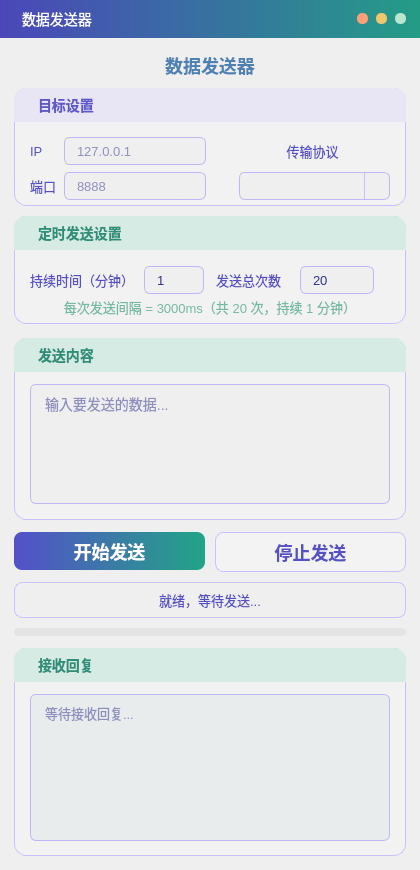
<?xml version="1.0" encoding="UTF-8"?>
<ui version="4.0">
 <class>DataSendServerClass</class>
 <widget class="QWidget" name="DataSendServerClass">
  <property name="geometry">
   <rect>
    <x>0</x>
    <y>0</y>
    <width>420</width>
    <height>870</height>
   </rect>
  </property>
  <property name="minimumSize">
   <size>
    <width>420</width>
    <height>870</height>
   </size>
  </property>
  <property name="maximumSize">
   <size>
    <width>420</width>
    <height>870</height>
   </size>
  </property>
  <property name="windowTitle">
   <string>数据发送器</string>
  </property>
  <property name="styleSheet">
   <string notr="true">QWidget#DataSendServerClass {
    background: #efefef;
    font-family: &quot;Microsoft YaHei&quot;, &quot;Segoe UI&quot;, sans-serif;
}

QFrame#frame_TitleBar {
    background: qlineargradient(x1:0, y1:0, x2:1, y2:0, stop:0 #4b47b9, stop:1 #249c86);
}

QLabel#label_TitleBarText {
    color: #ffffff;
    font-size: 14px;
    background: transparent;
}

QLabel#label_Title {
    color: #4e81b3;
    font-size: 18px;
    font-weight: 500;
    background: transparent;
}

QFrame#frame_Target,
QFrame#frame_Timer,
QFrame#frame_Send,
QFrame#frame_Reply {
    background: #f2f2f2;
    border: 1px solid #c8c0ff;
    border-radius: 12px;
}

QLabel#label_GroupTarget {
    background: #e8e5f5;
    color: #5f58cb;
    font-size: 14px;
    font-weight: 600;
    padding-left: 20px;
    border-top-left-radius: 12px;
    border-top-right-radius: 12px;
}

QLabel#label_GroupTimer,
QLabel#label_GroupSend,
QLabel#label_GroupReply {
    background: #d7ebe5;
    color: #2e8f79;
    font-size: 14px;
    font-weight: 600;
    padding-left: 20px;
    border-top-left-radius: 12px;
    border-top-right-radius: 12px;
}

QLabel#label,
QLabel#label_2,
QLabel#label_3,
QLabel#label_4,
QLabel#label_5 {
    color: #5550c5;
    font-size: 13px;
    background: transparent;
}

QLineEdit,
QSpinBox,
QComboBox,
QTextEdit {
    background: #efefef;
    color: #303090;
    border: 1px solid #bdb7f5;
    border-radius: 6px;
    padding: 4px 10px;
    font-size: 13px;
    selection-background-color: #d7ebe5;
}

QLineEdit:focus,
QSpinBox:focus,
QComboBox:focus,
QTextEdit:focus {
    border-color: #5f58cb;
}

QComboBox::drop-down {
    width: 24px;
    border-left: 1px solid #c8c0ff;
}

QComboBox QAbstractItemView {
    background: #ffffff;
    color: #303090;
    border: 1px solid #bdb7f5;
    selection-background-color: #d7ebe5;
}

QSpinBox::up-button,
QSpinBox::down-button {
    width: 18px;
    border: none;
    background: transparent;
}

QLabel#label_interval_hint {
    color: #74b9a4;
    font-size: 13px;
    background: transparent;
}

QTextEdit#text_send {
    font-size: 14px;
}

QTextEdit#textEdit_ReplyDisplay {
    background: #e9ecec;
    line-height: 150%;
}

QPushButton {
    border-radius: 8px;
    min-height: 38px;
    font-size: 18px;
    font-weight: 500;
}

QPushButton#pushButton_send {
    color: #ffffff;
    border: none;
    background: qlineargradient(x1:0, y1:0, x2:1, y2:0, stop:0 #5450c9, stop:1 #22a486);
}

QPushButton#pushButton_send:hover {
    background: qlineargradient(x1:0, y1:0, x2:1, y2:0, stop:0 #635ee0, stop:1 #28b997);
}

QPushButton#pushButton_stop {
    color: #5550c5;
    background: #f3f3f3;
    border: 1px solid #c8c0ff;
}

QPushButton#pushButton_stop:hover {
    background: #e8e5f5;
}

QPushButton:disabled {
    color: #9a98b8;
    background: #e6e6e6;
    border: 1px solid #d3d0ef;
}

QLabel#label_ErrorMessage {
    color: #5550c5;
    background: #efefef;
    border: 1px solid #c8c0ff;
    border-radius: 8px;
    padding: 8px 12px;
    font-size: 13px;
}

QProgressBar {
    background: #e4e4e4;
    border: none;
    border-radius: 4px;
    height: 8px;
}

QProgressBar::chunk {
    background: qlineargradient(x1:0, y1:0, x2:1, y2:0, stop:0 #544fc9, stop:1 #56d0b2);
    border-radius: 4px;
}</string>
  </property>
  <widget class="QFrame" name="frame_TitleBar">
   <property name="geometry">
    <rect>
     <x>0</x>
     <y>0</y>
     <width>420</width>
     <height>38</height>
    </rect>
   </property>
   <widget class="QLabel" name="label_TitleBarText">
    <property name="geometry">
     <rect>
      <x>22</x>
      <y>0</y>
      <width>180</width>
      <height>38</height>
     </rect>
    </property>
    <property name="text">
     <string>数据发送器</string>
    </property>
    <property name="alignment">
     <set>Qt::AlignLeading|Qt::AlignLeft|Qt::AlignVCenter</set>
    </property>
   </widget>
   <widget class="QLabel" name="label_Dot1">
    <property name="geometry">
     <rect>
      <x>357</x>
      <y>13</y>
      <width>11</width>
      <height>11</height>
     </rect>
    </property>
    <property name="styleSheet">
     <string notr="true">background: #ff9f75; border-radius: 5px;</string>
    </property>
    <property name="text">
     <string/>
    </property>
   </widget>
   <widget class="QLabel" name="label_Dot2">
    <property name="geometry">
     <rect>
      <x>376</x>
      <y>13</y>
      <width>11</width>
      <height>11</height>
     </rect>
    </property>
    <property name="styleSheet">
     <string notr="true">background: #f0c76d; border-radius: 5px;</string>
    </property>
    <property name="text">
     <string/>
    </property>
   </widget>
   <widget class="QLabel" name="label_Dot3">
    <property name="geometry">
     <rect>
      <x>395</x>
      <y>13</y>
      <width>11</width>
      <height>11</height>
     </rect>
    </property>
    <property name="styleSheet">
     <string notr="true">background: #b9e6cf; border-radius: 5px;</string>
    </property>
    <property name="text">
     <string/>
    </property>
   </widget>
  </widget>
  <widget class="QLabel" name="label_Title">
   <property name="geometry">
    <rect>
     <x>0</x>
     <y>54</y>
     <width>420</width>
     <height>22</height>
    </rect>
   </property>
   <property name="text">
    <string>数据发送器</string>
   </property>
   <property name="alignment">
    <set>Qt::AlignCenter</set>
   </property>
  </widget>
  <widget class="QFrame" name="frame_Target">
   <property name="geometry">
    <rect>
     <x>14</x>
     <y>88</y>
     <width>392</width>
     <height>118</height>
    </rect>
   </property>
   <widget class="QLabel" name="label_GroupTarget">
    <property name="geometry">
     <rect>
      <x>0</x>
      <y>0</y>
      <width>392</width>
      <height>34</height>
     </rect>
    </property>
    <property name="text">
     <string>目标设置</string>
    </property>
    <property name="alignment">
     <set>Qt::AlignLeading|Qt::AlignLeft|Qt::AlignVCenter</set>
    </property>
   </widget>
   <widget class="QLabel" name="label">
    <property name="geometry">
     <rect>
      <x>16</x>
      <y>49</y>
      <width>26</width>
      <height>28</height>
     </rect>
    </property>
    <property name="text">
     <string>IP</string>
    </property>
    <property name="alignment">
     <set>Qt::AlignLeading|Qt::AlignLeft|Qt::AlignVCenter</set>
    </property>
   </widget>
   <widget class="QLineEdit" name="lineEdit_IP">
    <property name="geometry">
     <rect>
      <x>50</x>
      <y>49</y>
      <width>142</width>
      <height>28</height>
     </rect>
    </property>
    <property name="placeholderText">
     <string>127.0.0.1</string>
    </property>
   </widget>
   <widget class="QLabel" name="label_3">
    <property name="geometry">
     <rect>
      <x>228</x>
      <y>49</y>
      <width>141</width>
      <height>28</height>
     </rect>
    </property>
    <property name="text">
     <string>传输协议</string>
    </property>
    <property name="alignment">
     <set>Qt::AlignCenter</set>
    </property>
   </widget>
   <widget class="QLabel" name="label_2">
    <property name="geometry">
     <rect>
      <x>16</x>
      <y>84</y>
      <width>34</width>
      <height>28</height>
     </rect>
    </property>
    <property name="text">
     <string>端口</string>
    </property>
    <property name="alignment">
     <set>Qt::AlignLeading|Qt::AlignLeft|Qt::AlignVCenter</set>
    </property>
   </widget>
   <widget class="QLineEdit" name="lineEdit_Port">
    <property name="geometry">
     <rect>
      <x>50</x>
      <y>84</y>
      <width>142</width>
      <height>28</height>
     </rect>
    </property>
    <property name="placeholderText">
     <string>8888</string>
    </property>
   </widget>
   <widget class="QComboBox" name="comboBox_protocol">
    <property name="geometry">
     <rect>
      <x>225</x>
      <y>84</y>
      <width>151</width>
      <height>28</height>
     </rect>
    </property>
   </widget>
  </widget>
  <widget class="QFrame" name="frame_Timer">
   <property name="geometry">
    <rect>
     <x>14</x>
     <y>216</y>
     <width>392</width>
     <height>108</height>
    </rect>
   </property>
   <widget class="QLabel" name="label_GroupTimer">
    <property name="geometry">
     <rect>
      <x>0</x>
      <y>0</y>
      <width>392</width>
      <height>34</height>
     </rect>
    </property>
    <property name="text">
     <string>定时发送设置</string>
    </property>
    <property name="alignment">
     <set>Qt::AlignLeading|Qt::AlignLeft|Qt::AlignVCenter</set>
    </property>
   </widget>
   <widget class="QLabel" name="label_4">
    <property name="geometry">
     <rect>
      <x>16</x>
      <y>50</y>
      <width>112</width>
      <height>28</height>
     </rect>
    </property>
    <property name="text">
     <string>持续时间（分钟）</string>
    </property>
    <property name="alignment">
     <set>Qt::AlignLeading|Qt::AlignLeft|Qt::AlignVCenter</set>
    </property>
   </widget>
   <widget class="QSpinBox" name="spinBox_duration">
    <property name="geometry">
     <rect>
      <x>130</x>
      <y>50</y>
      <width>60</width>
      <height>28</height>
     </rect>
    </property>
    <property name="minimum">
     <number>1</number>
    </property>
    <property name="maximum">
     <number>1440</number>
    </property>
    <property name="value">
     <number>1</number>
    </property>
   </widget>
   <widget class="QLabel" name="label_5">
    <property name="geometry">
     <rect>
      <x>202</x>
      <y>50</y>
      <width>82</width>
      <height>28</height>
     </rect>
    </property>
    <property name="text">
     <string>发送总次数</string>
    </property>
    <property name="alignment">
     <set>Qt::AlignLeading|Qt::AlignLeft|Qt::AlignVCenter</set>
    </property>
   </widget>
   <widget class="QSpinBox" name="spinBox_freq">
    <property name="geometry">
     <rect>
      <x>286</x>
      <y>50</y>
      <width>74</width>
      <height>28</height>
     </rect>
    </property>
    <property name="minimum">
     <number>1</number>
    </property>
    <property name="maximum">
     <number>6000</number>
    </property>
    <property name="value">
     <number>20</number>
    </property>
   </widget>
   <widget class="QLabel" name="label_interval_hint">
    <property name="geometry">
     <rect>
      <x>16</x>
      <y>82</y>
      <width>360</width>
      <height>18</height>
     </rect>
    </property>
    <property name="text">
     <string>每次发送间隔 = 3000ms（共 20 次，持续 1 分钟）</string>
    </property>
    <property name="alignment">
     <set>Qt::AlignCenter</set>
    </property>
   </widget>
  </widget>
  <widget class="QFrame" name="frame_Send">
   <property name="geometry">
    <rect>
     <x>14</x>
     <y>338</y>
     <width>392</width>
     <height>182</height>
    </rect>
   </property>
   <widget class="QLabel" name="label_GroupSend">
    <property name="geometry">
     <rect>
      <x>0</x>
      <y>0</y>
      <width>392</width>
      <height>34</height>
     </rect>
    </property>
    <property name="text">
     <string>发送内容</string>
    </property>
    <property name="alignment">
     <set>Qt::AlignLeading|Qt::AlignLeft|Qt::AlignVCenter</set>
    </property>
   </widget>
   <widget class="QTextEdit" name="text_send">
    <property name="geometry">
     <rect>
      <x>16</x>
      <y>46</y>
      <width>360</width>
      <height>120</height>
     </rect>
    </property>
    <property name="placeholderText">
     <string>输入要发送的数据...</string>
    </property>
   </widget>
  </widget>
  <widget class="QPushButton" name="pushButton_send">
   <property name="geometry">
    <rect>
     <x>14</x>
     <y>532</y>
     <width>191</width>
     <height>38</height>
    </rect>
   </property>
   <property name="cursor">
    <cursorShape>PointingHandCursor</cursorShape>
   </property>
   <property name="text">
    <string>开始发送</string>
   </property>
  </widget>
  <widget class="QPushButton" name="pushButton_stop">
   <property name="geometry">
    <rect>
     <x>215</x>
     <y>532</y>
     <width>191</width>
     <height>40</height>
    </rect>
   </property>
   <property name="cursor">
    <cursorShape>PointingHandCursor</cursorShape>
   </property>
   <property name="text">
    <string>停止发送</string>
   </property>
  </widget>
  <widget class="QLabel" name="label_ErrorMessage">
   <property name="geometry">
    <rect>
     <x>14</x>
     <y>582</y>
     <width>392</width>
     <height>36</height>
    </rect>
   </property>
   <property name="text">
    <string>就绪，等待发送...</string>
   </property>
   <property name="alignment">
    <set>Qt::AlignCenter</set>
   </property>
  </widget>
  <widget class="QProgressBar" name="progressBar">
   <property name="geometry">
    <rect>
     <x>14</x>
     <y>628</y>
     <width>392</width>
     <height>8</height>
    </rect>
   </property>
   <property name="value">
    <number>0</number>
   </property>
   <property name="textVisible">
    <bool>false</bool>
   </property>
  </widget>
  <widget class="QFrame" name="frame_Reply">
   <property name="geometry">
    <rect>
     <x>14</x>
     <y>648</y>
     <width>392</width>
     <height>208</height>
    </rect>
   </property>
   <widget class="QLabel" name="label_GroupReply">
    <property name="geometry">
     <rect>
      <x>0</x>
      <y>0</y>
      <width>392</width>
      <height>34</height>
     </rect>
    </property>
    <property name="text">
     <string>接收回复</string>
    </property>
    <property name="alignment">
     <set>Qt::AlignLeading|Qt::AlignLeft|Qt::AlignVCenter</set>
    </property>
   </widget>
   <widget class="QTextEdit" name="textEdit_ReplyDisplay">
    <property name="geometry">
     <rect>
      <x>16</x>
      <y>46</y>
      <width>360</width>
      <height>147</height>
     </rect>
    </property>
    <property name="readOnly">
     <bool>true</bool>
    </property>
    <property name="placeholderText">
     <string>等待接收回复...</string>
    </property>
   </widget>
  </widget>
 </widget>
 <layoutdefault spacing="6" margin="11"/>
 <resources>
  <include location="DataSendServer.qrc"/>
 </resources>
 <connections/>
</ui>
